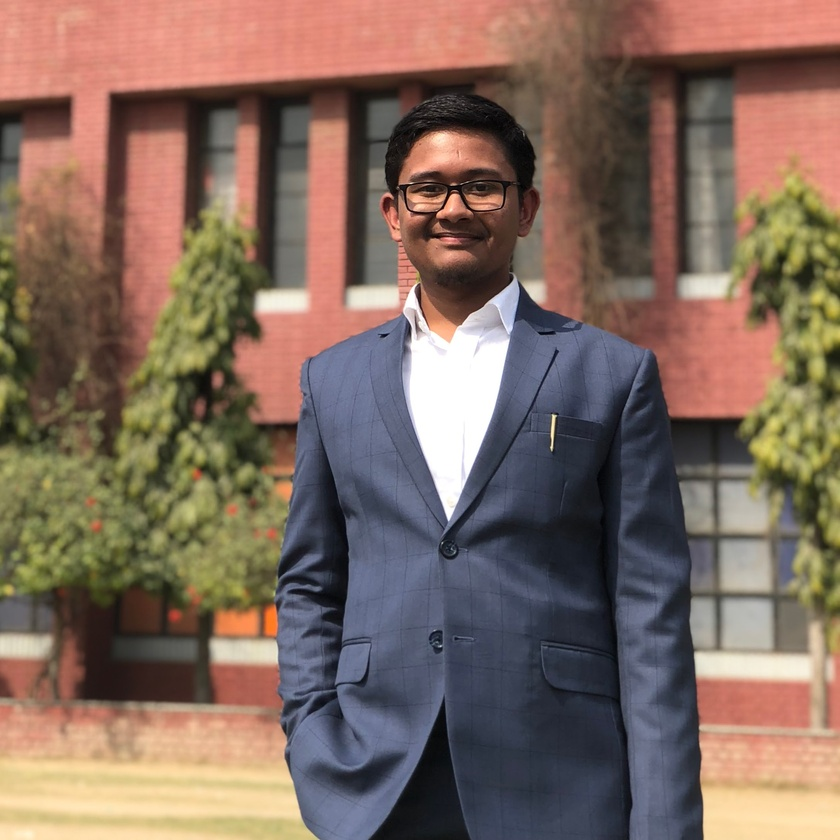
#> input picture img/img.JPG, 840 x 840 px, shrunk from 2173 x 2173 before the run, found by its file name
$ python img.py   (older library calls are emulated)
#> lines starting #> are read from the running program, lines starting #| are printed output that depends on the picture
import numpy as np
import cv2
from matplotlib import pyplot as plt

img = cv2.imread('img.jpg')
#> img is the input picture: shape (840, 840, 3); mean B, G, R 94.4, 106.3, 128.4
gray = cv2.cvtColor(img,cv2.COLOR_BGR2GRAY)
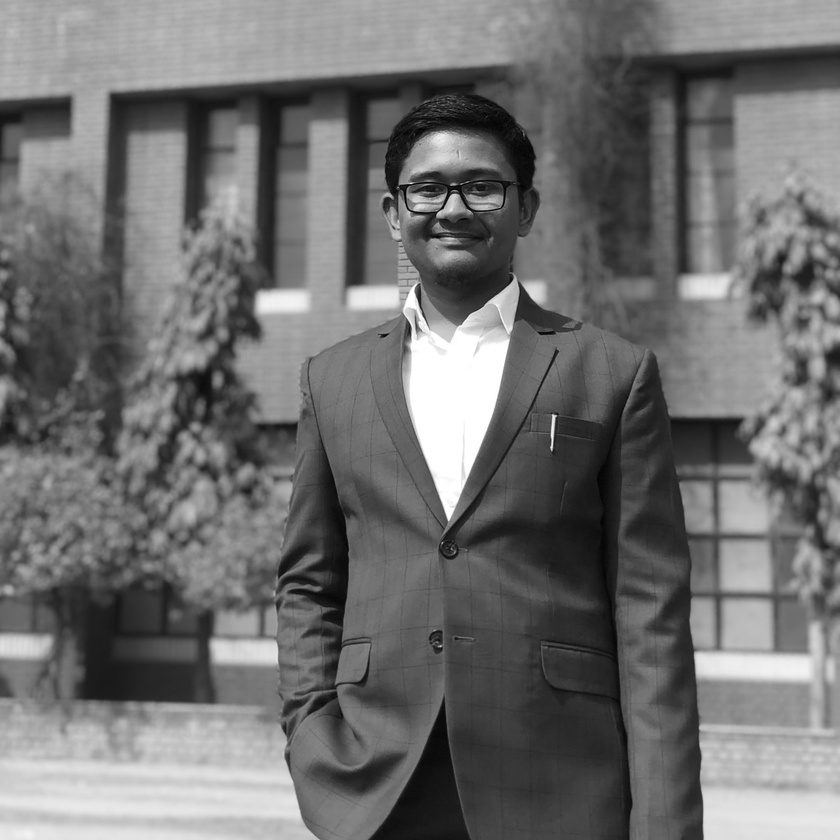
#> gray: shape (840, 840); min 0, max 255, mean 111.6

corners = cv2.goodFeaturesToTrack(gray,25,0.01,10)
#> corners = 25 rows, first 8: [552, 415], [551, 450], [399, 184], [448, 520], [442, 542], [436, 212], [450, 184], [438, 222]
#> (the run stopped early here; a loop or call above may not have finished)
